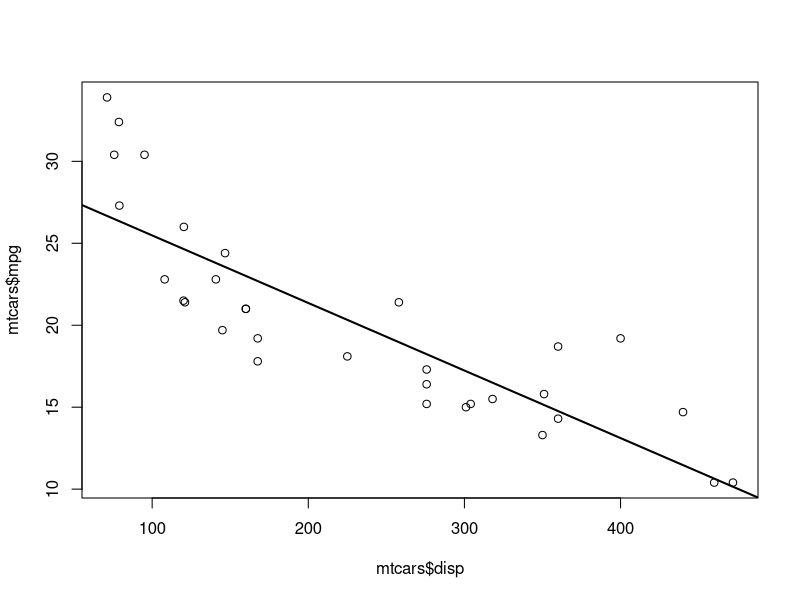
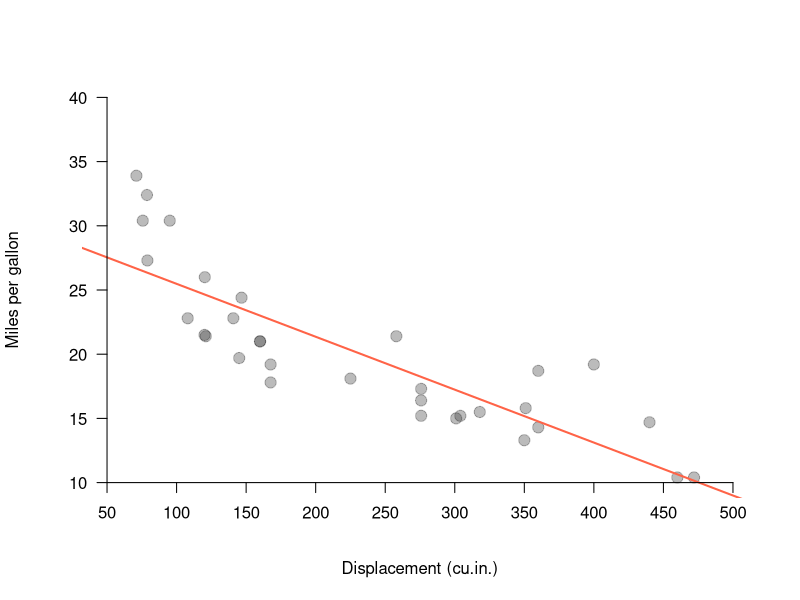

Here is the R script that generated these plots, in order:
## ---- chunk 1
knitr::opts_chunk$set(echo = TRUE)
## ---- chunk 2
# simple linear regression
reg <- lm(mpg ~ disp, data = mtcars)
## ---- chunk 3
reg <- lm(mpg ~ disp, data = mtcars)
## ---- chunk 4
# default output
reg
## ---- chunk 5
# what's in an "lm" object?
names(reg)
## ---- chunk 6
# regression coefficients
reg$coefficients
## ---- chunk 7
# fitted values
head(reg$fitted.values, n = 8)
## ---- chunk 8
# scatterplot with regression line
plot(mtcars$disp, mtcars$mpg)
abline(reg, lwd = 2)
## ---- chunk 9
# scatterplot with regression line
plot.new()
plot.window(xlim = c(50, 500), ylim = c(10, 40))
title(xlab = 'Displacement (cu.in.)', ylab = 'Miles per gallon')
points(mtcars$disp, mtcars$mpg, pch = 19, cex = 1.5, col = "#33333355")
abline(reg, col = "tomato", lwd = 2)   # regression line
axis(side = 1, pos = 10, at = seq(50, 500, 50))
axis(side = 2, las = 1, pos = 50, at = seq(10, 40, 5))
## ---- chunk 10
n <- nrow(mtcars)
p <- length(c('disp', 'hp'))
## ---- chunk 11
# summary of an "lm" object
reg <- lm(mpg ~ disp + hp, data = mtcars)
reg_sum <- summary(reg)
reg_sum
